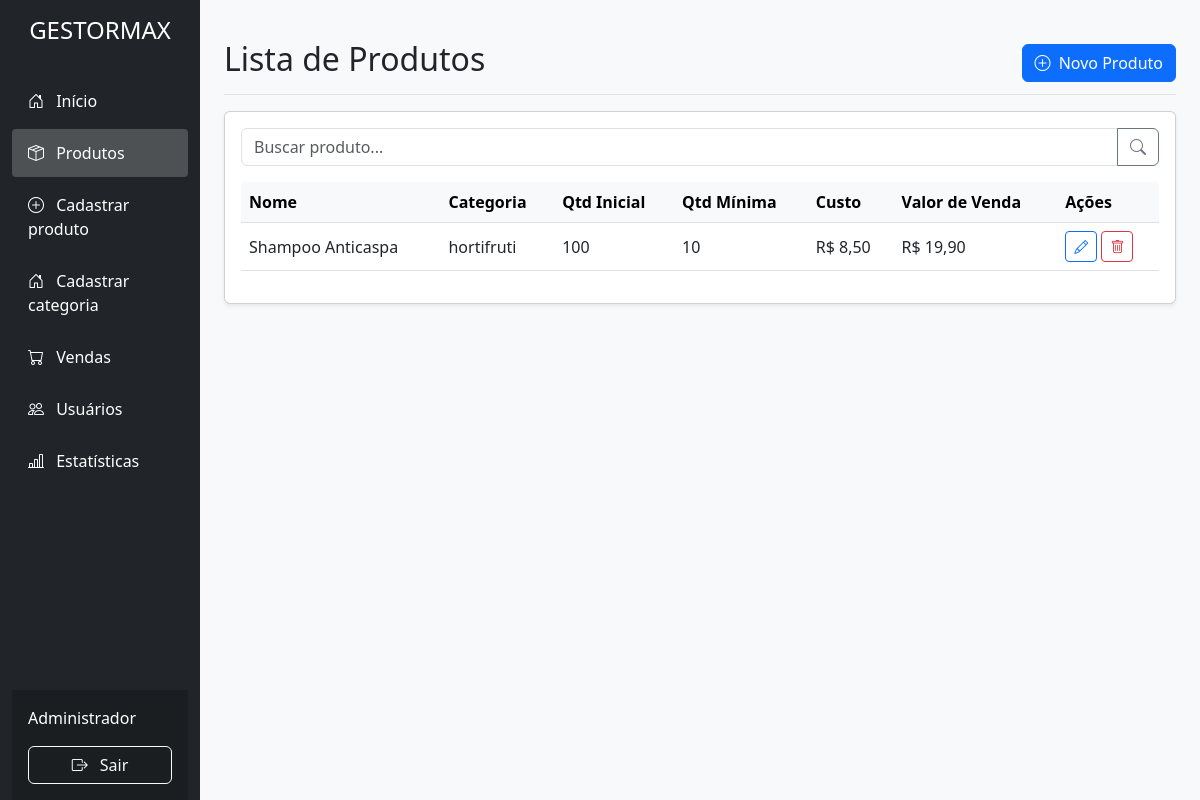
/pages/produtos-lista.php, run on an earlier commit of the app's database.
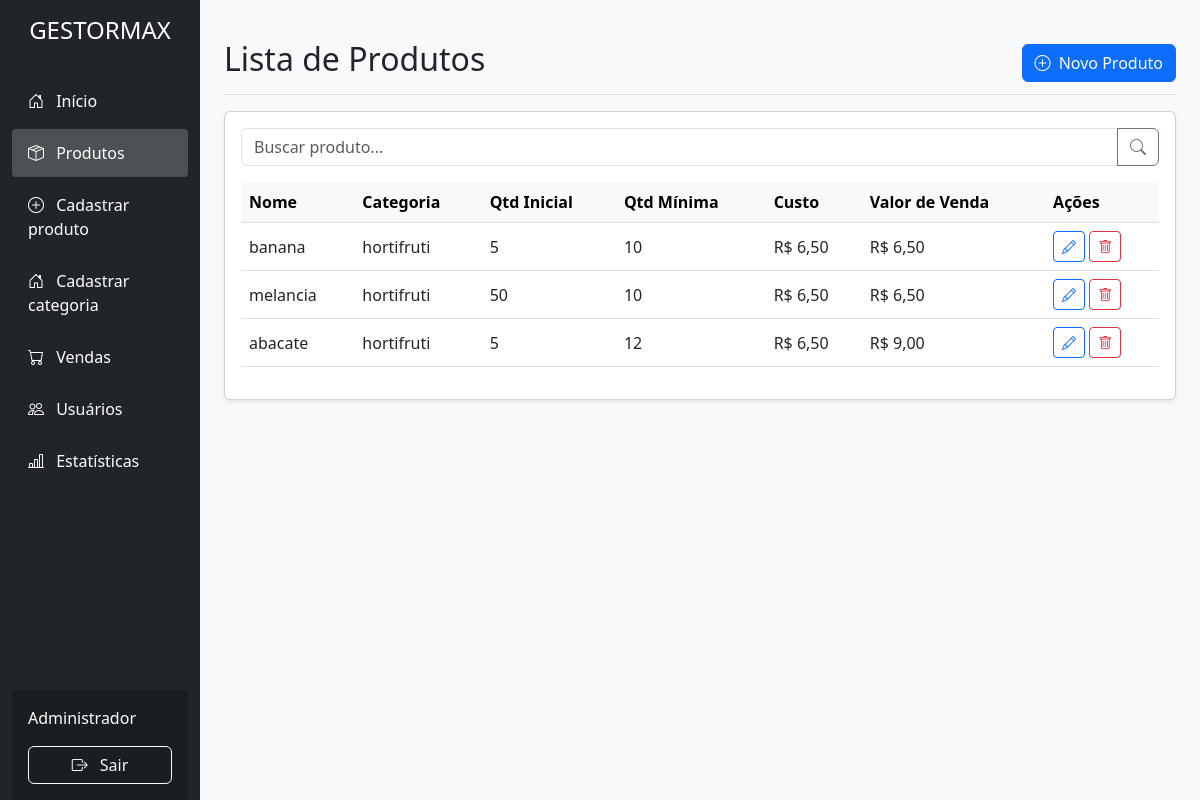
And on a later commit of the database.
### tables this page shows
CREATE TABLE `produtos` (
  `id` int NOT NULL,
  `nome` varchar(100) NOT NULL,
  `categoria_id` int DEFAULT NULL,
  `quantidade_inicial` int NOT NULL,
  `quantidade_minima` int NOT NULL,
  `custo` decimal(10,2) NOT NULL,
  `valor_venda` decimal(10,2) NOT NULL
);

CREATE TABLE `categorias` (
  `categoria_id` int NOT NULL,
  `nome` varchar(100) NOT NULL
);

### pages/produtos-lista.php (the view, shortened to what this page needs)
<?php
include 'conexao.php';
$sql = "SELECT p.*, c.nome AS cat_nome FROM produtos p LEFT JOIN categorias c ON p.categoria_id = c.categoria_id";
$result = $conn->query($sql);
?>
<!DOCTYPE html>
<html lang="pt-BR">
<head>
  <link href="https://cdn.jsdelivr.net/npm/bootstrap@5.3.0/dist/css/bootstrap.min.css" rel="stylesheet" />
  <link rel="stylesheet" href="https://cdn.jsdelivr.net/npm/bootstrap-icons@1.10.0/font/bootstrap-icons.css" />
  <link rel="stylesheet" href="../styles/produtos.css" />
  <link rel="stylesheet" href="../styles/sidebar.css" />
</head>
<body>
<div class="container-fluid">
  <div class="row">
    <?php include '../INCLUDE/sidebar.php'; ?>
    <main class="col-md-9 ms-sm-auto col-lg-10 px-md-4 py-4">
      <div class="d-flex justify-content-between flex-wrap flex-md-nowrap align-items-center pt-3 pb-2 mb-3 border-bottom">
        <h1 class="h2">Lista de Produtos</h1>
        <a href="criar-produto.php" class="btn btn-primary">
          <i class="bi bi-plus-circle me-1"></i> Novo Produto
        </a>
      </div>
      <div class="card shadow-sm">
        <div class="card-body">
          <div class="input-group mb-3">
            <input type="text" id="busca-produto" class="form-control" placeholder="Buscar produto..." />
            <button class="btn btn-outline-secondary" type="button" id="btn-buscar-produto">
              <i class="bi bi-search"></i>
            </button>
          </div>
          <div class="table-responsive">
            <table class="table table-hover" id="tabela-produtos">
              <thead class="table-light">
                <tr>
                  <th>Nome</th>
                  <th>Categoria</th>
                  <th>Qtd Inicial</th>
                  <th>Qtd Mínima</th>
                  <th>Custo</th>
                  <th>Valor de Venda</th>
                  <th>Ações</th>
                </tr>
              </thead>
              <tbody>
                <?php
                if ($result->num_rows > 0) {
                  while ($row = $result->fetch_assoc()) {
                    echo "<tr>";
                    echo "<td>" . htmlspecialchars($row['nome']) . "</td>";
                    echo "<td>" . htmlspecialchars($row['cat_nome'] ?? 'Sem categoria') . "</td>";
                    echo "<td>" . intval($row['quantidade_inicial']) . "</td>";
                    echo "<td>" . intval($row['quantidade_minima']) . "</td>";
                    echo "<td>R$ " . number_format($row['custo'], 2, ',', '.') . "</td>";
                    echo "<td>R$ " . number_format($row['valor_venda'], 2, ',', '.') . "</td>";
                    echo "<td>
                            <a href='produtos-editar.php?id=" . $row['id'] . "' class='btn btn-sm btn-outline-primary' title='Editar'>
                              <i class='bi bi-pencil'></i>
                            </a>
                            <button class='btn btn-sm btn-outline-danger btn-excluir' data-id='" . $row['id'] . "' title='Excluir'>
                              <i class='bi bi-trash'></i>
                            </button>
                          </td>";
                    echo "</tr>";
                  }
                } else {
                  echo "<tr><td colspan='7' class='text-center'>Nenhum produto encontrado.</td></tr>";
                }
                ?>
              </tbody>
            </table>
          </div>
        </div>
      </div>
    </main>
  </div>
</div>
</body>
</html>

### INCLUDE/sidebar.php (shortened to what this page needs)
<?php
$current = basename($_SERVER['SCRIPT_NAME']);
function isActive(string $page, string $current): string {
    return $page === $current ? 'active' : '';
}
?>
<div class="col-md-3 col-lg-2 d-md-block bg-dark sidebar">
  <div class="position-sticky pt-3 vh-100 d-flex flex-column">
    <div class="sidebar-header text-center mb-4 px-3">
      <h1 class="h4 text-white">GESTORMAX</h1>
    </div>
    <nav class="flex-grow-1">
      <ul class="nav flex-column">
        <li class="nav-item">
          <a class="nav-link text-white <?php echo isActive('dashboard.php', $current); ?>" href="dashboard.php">
            <i class="bi bi-house-door me-2"></i>
            Início
          </a>
        </li>
        <li class="nav-item">
          <a class="nav-link text-white <?php echo isActive('produtos-lista.php', $current); ?>" href="produtos-lista.php">
            <i class="bi bi-box-seam me-2"></i>
            Produtos
          </a>
        </li>
        <li class="nav-item">
          <a class="nav-link text-white <?php echo isActive('produtos-cadastro.php', $current); ?>" href="produtos-cadastro.php">
            <i class="bi bi-plus-circle me-2"></i>
            Cadastrar produto
          </a>
        </li>
        <li class="nav-item">
          <a class="nav-link text-white <?php echo isActive('criar-categoria.php', $current); ?>" href="criar-categoria.php">
            <i class="bi bi-house-door me-2"></i>
            Cadastrar categoria
          </a>
        </li>
        <li class="nav-item">
          <a class="nav-link text-white <?php echo isActive('vendas.php', $current); ?>" href="vendas.php">
            <i class="bi bi-cart me-2"></i>
            Vendas
          </a>
        </li>
        <li class="nav-item">
          <a class="nav-link text-white <?php echo isActive('usuarios-lista.php', $current); ?>" href="usuarios-lista.php">
            <i class="bi bi-people me-2"></i>
            Usuários
          </a>
        </li>
        <li class="nav-item">
          <a class="nav-link text-white <?php echo isActive('estatisticas.php', $current); ?>" href="estatisticas.php">
            <i class="bi bi-bar-chart-line me-2"></i>
            Estatísticas
          </a>
        </li>
      </ul>
    </nav>
    <div class="sidebar-footer mt-auto p-3">
      <div class="d-flex justify-content-between align-items-center mb-3">
        <span class="text-white" id="user-name">
        <?php echo htmlspecialchars($_SESSION['usuario_nome'] ?? 'Administrador'); ?>
        </span>
      </div>
      <a href="logout.php" class="btn btn-outline-light w-100">
         <i class="bi bi-box-arrow-right me-2"></i> Sair
      </a>
    </div>
  </div>
</div>

### styles/produtos.css (style rules this page uses)
body { background-color: #f8f9fa; overflow-x: hidden; }
.table th { white-space: nowrap; }
.table td { vertical-align: middle; }

### styles/sidebar.css (style rules this page uses)
.sidebar { min-height: 100vh; background-color: #212529; }
.sidebar .nav-link { padding: 0.75rem 1rem; border-radius: 0.25rem; margin-bottom: 0.25rem; }
.sidebar .nav-link.active { background-color: rgba(255, 255, 255, 0.2); font-weight: 500; }
.sidebar-footer { background-color: rgba(0, 0, 0, 0.2); }

What changed in the data, as far as the page shows it:
removed produtos: nome "Shampoo Anticaspa", categoria.nome "hortifruti", quantidade_inicial "100", quantidade_minima "10", custo "8,50", valor_venda "19,90"
added produtos: nome "banana", categoria.nome "hortifruti", quantidade_inicial "5", quantidade_minima "10", custo "6,50", valor_venda "6,50"
added produtos: nome "melancia", categoria.nome "hortifruti", quantidade_inicial "50", quantidade_minima "10", custo "6,50", valor_venda "6,50"
added produtos: nome "abacate", categoria.nome "hortifruti", quantidade_inicial "5", quantidade_minima "12", custo "6,50", valor_venda "9,00"
